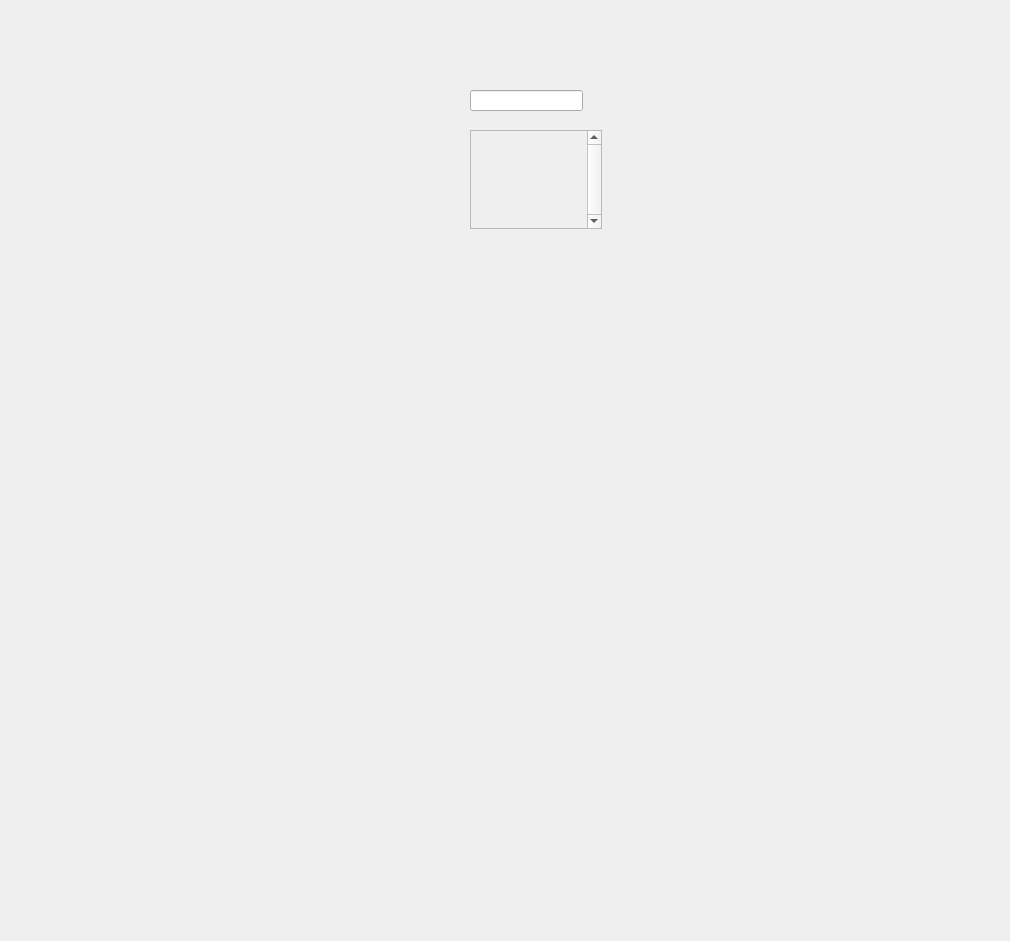
<?xml version="1.0" encoding="UTF-8"?>
<ui version="4.0">
 <class>c_recipeView</class>
 <widget class="QWidget" name="c_recipeView">
  <property name="geometry">
   <rect>
    <x>0</x>
    <y>0</y>
    <width>1010</width>
    <height>941</height>
   </rect>
  </property>
  <property name="windowTitle">
   <string>Form</string>
  </property>
  <widget class="QScrollArea" name="milestonesScroll">
   <property name="geometry">
    <rect>
     <x>470</x>
     <y>130</y>
     <width>132</width>
     <height>99</height>
    </rect>
   </property>
   <property name="verticalScrollBarPolicy">
    <enum>Qt::ScrollBarAlwaysOn</enum>
   </property>
   <property name="widgetResizable">
    <bool>true</bool>
   </property>
   <widget class="QWidget" name="milestoneArea">
    <property name="geometry">
     <rect>
      <x>0</x>
      <y>0</y>
      <width>116</width>
      <height>97</height>
     </rect>
    </property>
   </widget>
  </widget>
  <widget class="QLineEdit" name="titleRecipe">
   <property name="geometry">
    <rect>
     <x>470</x>
     <y>90</y>
     <width>113</width>
     <height>21</height>
    </rect>
   </property>
  </widget>
  <widget class="QLabel" name="imageRecipe">
   <property name="geometry">
    <rect>
     <x>30</x>
     <y>10</y>
     <width>151</width>
     <height>101</height>
    </rect>
   </property>
   <property name="text">
    <string/>
   </property>
  </widget>
 </widget>
 <resources/>
 <connections/>
</ui>
